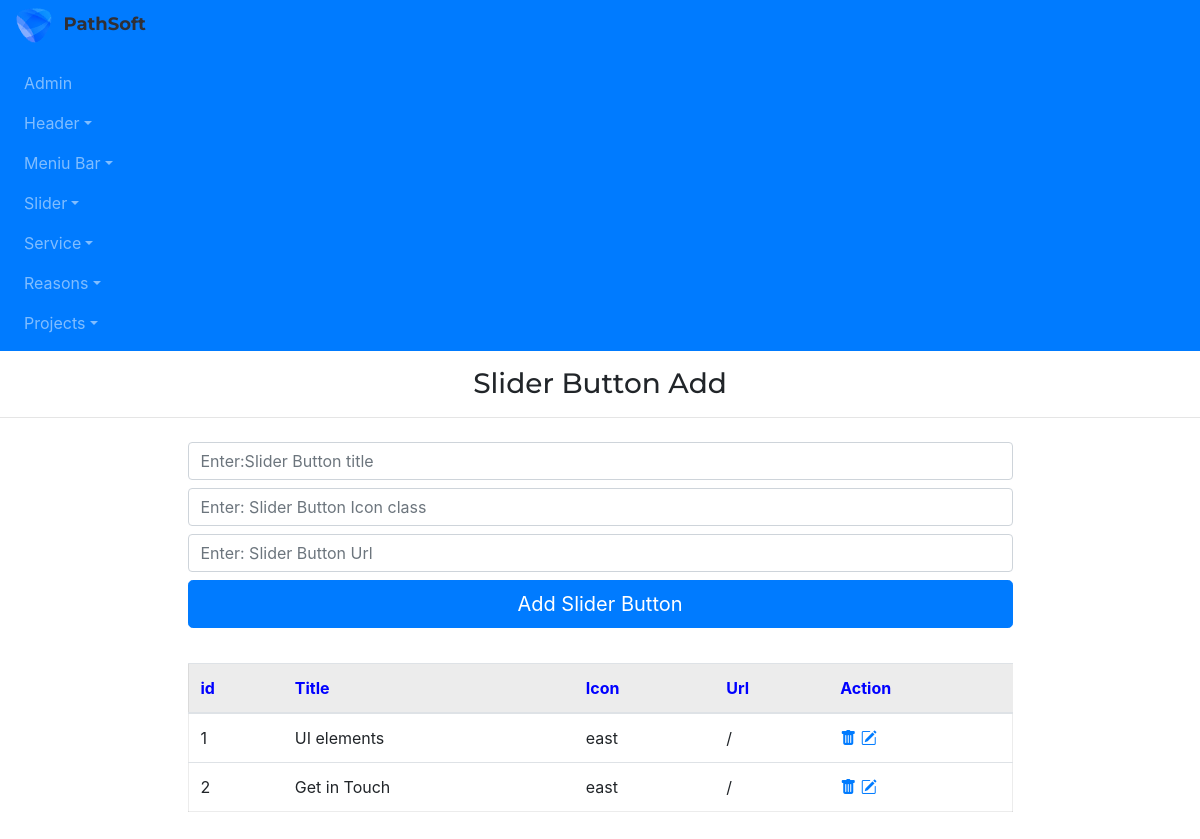
The app's page /admin/sliderBttnAdd, older data.
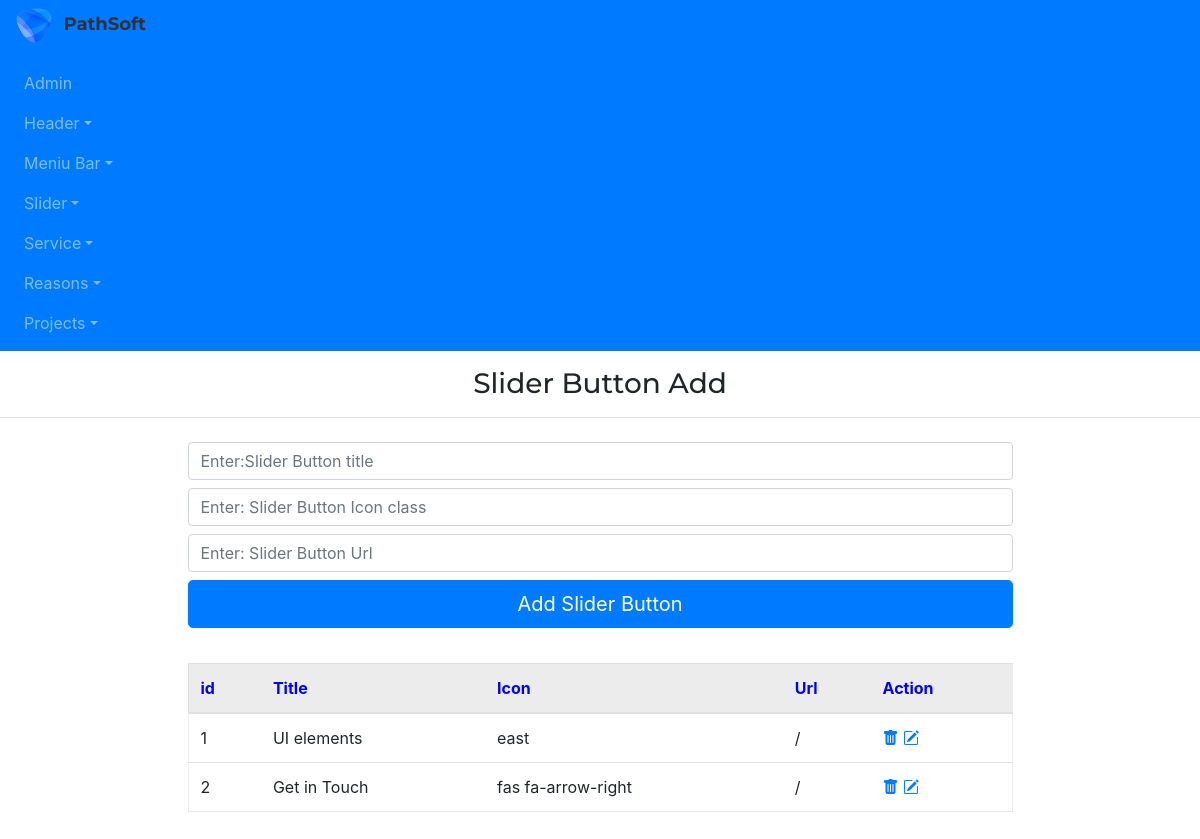
The same page, newer data.
### app/models.py (models this page shows)
class SliderUrl(db.Model):
    id=db.Column(db.Integer,primary_key=True)
    sliderurl_title=db.Column(db.String(255))
    sliderurl_icon=db.Column(db.String(255))
    sliderurl_url=db.Column(db.String(255))

### admin/routes.py (the view, shortened to what this page needs)
@app.route("/admin/sliderBttnAdd", methods=['GET','POST'])
def sliderBttnAdd():
    form=SliderUrlForm()
    sliderbttns=SliderUrl.query.all()
    return render_template("admin/sliderBttnAdd.html",form=form, sliderbttns=sliderbttns)

### admin/forms.py
class SliderUrlForm(FlaskForm):
    sliderurl_title=StringField('sliderurl_title')
    sliderurl_icon=StringField('sliderurl_icon')
    sliderurl_url=StringField('sliderurl_url')
    submit=SubmitField()

### app/templates/admin/sliderBttnAdd.html
{% extends "admin/base.html" %}
{% block content %}
<h3 class="my-3" style="text-align: center;">Slider Button Add</h3>
<hr>
<div class="container marg">
    <div class="row justify-content-center">
        <div class="col-9 ">
            <form action="{{url_for('sliderBttnAdd')}}" method='POST'>
                {{ form.sliderurl_title(class="form-control my-2",placeholder="Enter:Slider Button title")}}
                {{ form.sliderurl_icon(class="form-control my-2",placeholder="Enter: Slider Button Icon class")}}
                {{ form.sliderurl_url(class="form-control my-2",placeholder="Enter: Slider Button Url")}}
                {{ form.submit(value='Add Slider Button',class='btn btn-primary btn-lg btn-block')}}
            </form>
        </div>
    </div>
</div>
<div class="container marg">
    <div class="row justify-content-center">
        <div class="col-9 ">
            <table class="table table-hover " style="margin:35px 0px; border:1px solid rgba(0,0,0,.075);">
                <thead>
                    <tr style="background-color: rgba(0,0,0,.075); color:blue">
                        <th scope="col">id</th>
                        <th scope="col">Title</th>
                        <th scope="col">Icon</th>
                        <th scope="col">Url</th>
                        <th scope="col">Action</th>
                    </tr>
                </thead>
                <tbody>
                    {% for sliderbttn in sliderbttns %}
                    <tr>
                        <td scope="row">{{sliderbttn.id}}</td>
                        <td>{{sliderbttn.sliderurl_title}}</td>
                        <td>{{sliderbttn.sliderurl_icon}}</td>
                        <td>{{sliderbttn.sliderurl_url}}</td>
                        <td>
                            <a href="{{url_for('sliderBttnDelete', id=sliderbttn.id)}}"><i
                                    class="bi bi-trash-fill"></i></a>
                            <a href="{{url_for('sliderBttnUpdate', id=sliderbttn.id)}}"><i
                                    class="bi bi-pencil-square"></i></a>
                        </td>
                    </tr>
                    {% endfor %}
                </tbody>
            </table>
        </div>
    </div>
</div>
{% endblock %}

Row changes from the older to the newer data that the page shows:
changed SliderUrl "Get in Touch": sliderurl_icon "east" → "fas fa-arrow-right"
